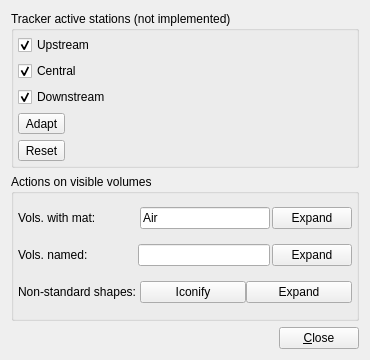
<?xml version="1.0" encoding="UTF-8"?>
<ui version="4.0">
 <class>GeoSysSettingsMiscForm</class>
 <widget class="QWidget" name="GeoSysSettingsMiscForm">
  <property name="geometry">
   <rect>
    <x>0</x>
    <y>0</y>
    <width>370</width>
    <height>360</height>
   </rect>
  </property>
  <property name="windowTitle">
   <string>Form</string>
  </property>
  <layout class="QVBoxLayout" name="verticalLayout_2">
   <item>
    <widget class="QGroupBox" name="groupBox_trackeractivemodules">
     <property name="title">
      <string>Tracker active stations (not implemented)</string>
     </property>
     <layout class="QHBoxLayout" name="_3">
      <property name="leftMargin">
       <number>4</number>
      </property>
      <property name="topMargin">
       <number>4</number>
      </property>
      <property name="rightMargin">
       <number>4</number>
      </property>
      <property name="bottomMargin">
       <number>4</number>
      </property>
      <item>
       <layout class="QVBoxLayout" name="_4">
        <item>
         <widget class="QCheckBox" name="checkBox_sctmod_upstream">
          <property name="text">
           <string>Upstream</string>
          </property>
          <property name="checked">
           <bool>true</bool>
          </property>
         </widget>
        </item>
        <item>
         <widget class="QCheckBox" name="checkBox_sctmod_central">
          <property name="text">
           <string>Central</string>
          </property>
          <property name="checked">
           <bool>true</bool>
          </property>
         </widget>
        </item>
        <item>
         <widget class="QCheckBox" name="checkBox_sctmod_downstream">
          <property name="text">
           <string>Downstream</string>
          </property>
          <property name="checked">
           <bool>true</bool>
          </property>
         </widget>
        </item>
        <item>
         <widget class="QToolButton" name="toolButton_sctmod_adapt">
          <property name="text">
           <string>Adapt</string>
          </property>
         </widget>
        </item>
        <item>
         <widget class="QToolButton" name="toolButton_sctmod_reset">
          <property name="text">
           <string>Reset</string>
          </property>
         </widget>
        </item>
       </layout>
      </item>
      <item>
       <spacer>
        <property name="orientation">
         <enum>Qt::Horizontal</enum>
        </property>
        <property name="sizeHint" stdset="0">
         <size>
          <width>1</width>
          <height>20</height>
         </size>
        </property>
       </spacer>
      </item>
     </layout>
    </widget>
   </item>
   <item>
    <widget class="QGroupBox" name="groupBox">
     <property name="title">
      <string>Actions on visible volumes</string>
     </property>
     <layout class="QGridLayout" name="_5">
      <property name="leftMargin">
       <number>4</number>
      </property>
      <property name="topMargin">
       <number>4</number>
      </property>
      <property name="rightMargin">
       <number>4</number>
      </property>
      <property name="bottomMargin">
       <number>4</number>
      </property>
      <property name="horizontalSpacing">
       <number>2</number>
      </property>
      <item row="0" column="0" colspan="2">
       <widget class="QLabel" name="label_7">
        <property name="text">
         <string>Vols. with mat:</string>
        </property>
       </widget>
      </item>
      <item row="0" column="2">
       <widget class="QLineEdit" name="lineEdit_expand_vols_matname">
        <property name="minimumSize">
         <size>
          <width>50</width>
          <height>0</height>
         </size>
        </property>
        <property name="toolTip">
         <string>&lt;html&gt;&lt;head&gt;&lt;meta name=&quot;qrichtext&quot; content=&quot;1&quot; /&gt;&lt;style type=&quot;text/css&quot;&gt;
p, li { white-space: pre-wrap; }
&lt;/style&gt;&lt;/head&gt;&lt;body style=&quot; font-family:'Sans Serif'; font-size:9pt; font-weight:400; font-style:normal;&quot;&gt;
&lt;p style=&quot; margin-top:0px; margin-bottom:0px; margin-left:0px; margin-right:0px; -qt-block-indent:0; text-indent:0px;&quot;&gt;Matching is case-sensitive and wildcards are allowed.&lt;/p&gt;&lt;/body&gt;&lt;/html&gt;</string>
        </property>
        <property name="text">
         <string>Air</string>
        </property>
       </widget>
      </item>
      <item row="0" column="3">
       <widget class="QPushButton" name="pushButton_expand_vols_matname">
        <property name="text">
         <string>Expand</string>
        </property>
       </widget>
      </item>
      <item row="1" column="0">
       <widget class="QLabel" name="label_8">
        <property name="text">
         <string>Vols. named:</string>
        </property>
       </widget>
      </item>
      <item row="1" column="1" colspan="2">
       <widget class="QLineEdit" name="lineEdit_expand_vols_volname">
        <property name="toolTip">
         <string>&lt;html&gt;&lt;head&gt;&lt;meta name=&quot;qrichtext&quot; content=&quot;1&quot; /&gt;&lt;style type=&quot;text/css&quot;&gt;
p, li { white-space: pre-wrap; }
&lt;/style&gt;&lt;/head&gt;&lt;body style=&quot; font-family:'Sans Serif'; font-size:9pt; font-weight:400; font-style:normal;&quot;&gt;
&lt;p style=&quot; margin-top:0px; margin-bottom:0px; margin-left:0px; margin-right:0px; -qt-block-indent:0; text-indent:0px;&quot;&gt;Matching is case-insensitive and wildcards are allowed.&lt;/p&gt;&lt;/body&gt;&lt;/html&gt;</string>
        </property>
        <property name="text">
         <string/>
        </property>
       </widget>
      </item>
      <item row="1" column="3">
       <widget class="QPushButton" name="pushButton_expand_vols_volname">
        <property name="text">
         <string>Expand</string>
        </property>
       </widget>
      </item>
      <item row="2" column="0">
       <widget class="QLabel" name="label">
        <property name="toolTip">
         <string>Actions on all shapes with 3D representations that are not standard VRML. Useful if you intend to dump the scene to a portable file.</string>
        </property>
        <property name="text">
         <string>Non-standard shapes:</string>
        </property>
       </widget>
      </item>
      <item row="2" column="2" colspan="2">
       <layout class="QHBoxLayout" name="horizontalLayout">
        <item>
         <widget class="QPushButton" name="pushButton_nonStandardShapes_Iconify">
          <property name="toolTip">
           <string>Actions on all shapes with 3D representations that are not standard VRML. Useful if you intend to dump the scene to a portable file.</string>
          </property>
          <property name="text">
           <string>Iconify</string>
          </property>
         </widget>
        </item>
        <item>
         <widget class="QPushButton" name="pushButton_nonStandardShapes_Expand">
          <property name="toolTip">
           <string>Actions on all shapes with 3D representations that are not standard VRML. Useful if you intend to dump the scene to a portable file.</string>
          </property>
          <property name="text">
           <string>Expand</string>
          </property>
         </widget>
        </item>
       </layout>
      </item>
     </layout>
    </widget>
   </item>
   <item>
    <layout class="QHBoxLayout" name="_10">
     <item>
      <spacer>
       <property name="orientation">
        <enum>Qt::Horizontal</enum>
       </property>
       <property name="sizeHint" stdset="0">
        <size>
         <width>40</width>
         <height>20</height>
        </size>
       </property>
      </spacer>
     </item>
     <item>
      <widget class="QPushButton" name="pushButton_close">
       <property name="text">
        <string>&amp;Close</string>
       </property>
      </widget>
     </item>
    </layout>
   </item>
  </layout>
 </widget>
 <resources/>
 <connections/>
</ui>
